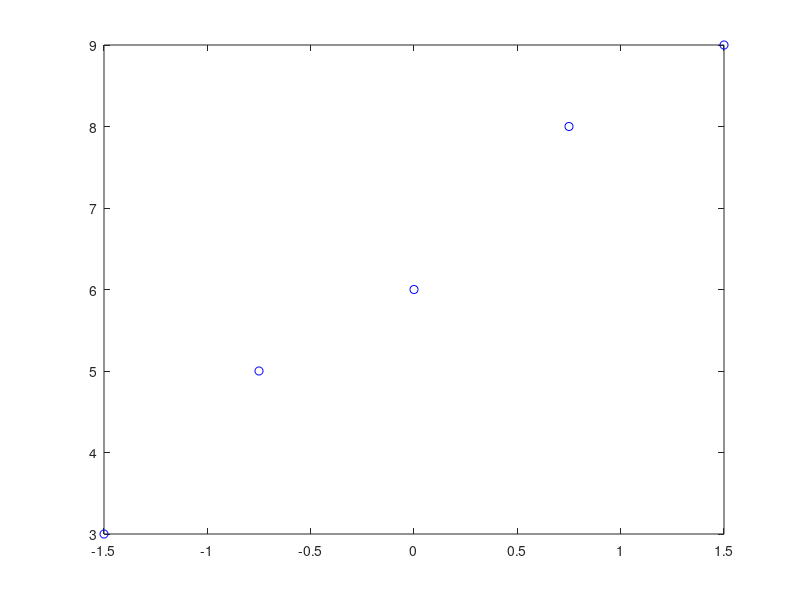

The MATLAB script that drew this image: (Note: this script raises an error after producing the figure.)

  
 
aryX = [ -1.5 -0.75, 0.0, 0.75, 1.5 ];
aryY = [  3, 5, 6, 8, 9 ];

plot( aryX, aryY , "bo");
hold on


  
  
x = (-1.5:.01:1.5);
y=x;
for i=1:300
    y(i) = caclulate( x(i), aryX, aryY );
end

plot( x , y  , "r-");


function [y] = caclulate(x , aryX, aryY )
   y = caclulate0(x , aryX, aryY );
   y = y+caclulate1(x , aryX, aryY );
   y = y+caclulate2(x , aryX, aryY );
   y = y+caclulate3(x , aryX, aryY );
   y = y+caclulate4(x , aryX, aryY );
end   


function [y] = caclulate0(x , aryX, aryY )
   y = aryY(1);
   %y=y*(x-aryX(1));
   y=y*(x-aryX(2));
   y=y*(x-aryX(3));
   y=y*(x-aryX(4));
   y=y*(x-aryX(5));
   xn=aryX(1);
   %y=y/(xn-aryX(1)); 
   y=y/(xn-aryX(2));
   y=y/(xn-aryX(3));
   y=y/(xn-aryX(4));
   y=y/(xn-aryX(5));
end

function [y] = caclulate1(x , aryX, aryY )
   y = aryY(2);
   y=y*(x-aryX(1));
   %y=y*(x-aryX(2));
   y=y*(x-aryX(3));
   y=y*(x-aryX(4));
   y=y*(x-aryX(5));   
   xn=aryX(2);
   y=y/(xn-aryX(1)); 
   %y=y/(xn-aryX(2));
   y=y/(xn-aryX(3));
   y=y/(xn-aryX(4));
   y=y/(xn-aryX(5));   
end

function [y] = caclulate2(x , aryX, aryY )
   y = aryY(3);
   y=y*(x-aryX(1));
   y=y*(x-aryX(2));
   %y=y*(x-aryX(3));
   y=y*(x-aryX(4));
   y=y*(x-aryX(5));   
   xn=aryX(3);
   y=y/(xn-aryX(1)); 
   y=y/(xn-aryX(2));
   %y=y/(xn-aryX(3));
   y=y/(xn-aryX(4));
   y=y/(xn-aryX(5));   
end

function [y] = caclulate3(x , aryX, aryY )
   y = aryY(4);
   y=y*(x-aryX(1));
   y=y*(x-aryX(2));
   y=y*(x-aryX(3));
   %y=y*(x-aryX(4));
   y=y*(x-aryX(5));   
   xn=aryX(4);
   y=y/(xn-aryX(1)); 
   y=y/(xn-aryX(2));
   y=y/(xn-aryX(3));
   %y=y/(xn-aryX(4));
   y=y/(xn-aryX(5));   
end

function [y] = caclulate4(x , aryX, aryY )
   y = aryY(4);
   y=y*(x-aryX(1));
   y=y*(x-aryX(2));
   y=y*(x-aryX(3));
   y=y*(x-aryX(4));
   %y=y*(x-aryX(5));   
   xn=aryX(5);
   y=y/(xn-aryX(1)); 
   y=y/(xn-aryX(2));
   y=y/(xn-aryX(3));
   y=y/(xn-aryX(4));
   %y=y/(xn-aryX(5));   
end





